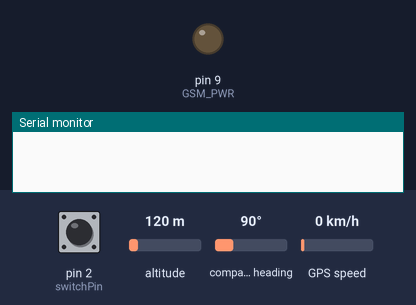
A sketch run on a simulated Arduino Uno, built with avr-gcc and run on an emulated ATmega328P. On the bench: output pins drawn as LEDs (lit = HIGH), the last lines printed to the serial monitor. The inputs (shaded band) are chosen by the test bench; at power-on: pin 2 (switchPin) LOW, altitude 120 m, compass heading 90°, GPS speed 0 km/h. The GPS gets a fix after 3 s at 37.7749, -122.4194 with 8 satellites; the modem accepts every AT command (registered, SIM ready, sends succeed) and sends nothing else.

Above: at 1.1 s.
At 8.2 s:
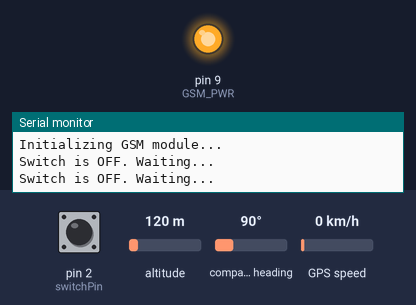
8.3 s: pin 2 (switchPin) pulled HIGH for 1.2 s
Timing chart, 0 to 11.3 s (numbered marks = the images above; inputs shaded):
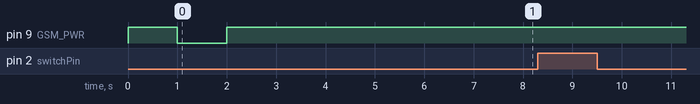

The sketch:

Locationtracker.ino.ino
```cpp
#include <SoftwareSerial.h>
#include <TinyGPS++.h>

// Define pins for GPS module
#define RXPin 4
#define TXPin 3

// Define pins for GSM module
#define GSM_RX 7
#define GSM_TX 8
#define GSM_PWR 9

// Define pin for the switch
#define switchPin 2

// Create instances of the software serial and GPS objects
SoftwareSerial gpsSerial(RXPin, TXPin);
SoftwareSerial gsmSerial(GSM_RX, GSM_TX);
TinyGPSPlus gps;

void setup() {
  // Initialize serial communication
  Serial.begin(9600);
  gpsSerial.begin(9600);
  gsmSerial.begin(9600);

  // Set pin modes
  pinMode(GSM_PWR, OUTPUT);
  pinMode(switchPin, INPUT);

  // Power on the GSM module
  digitalWrite(GSM_PWR, HIGH);
  delay(1000);
  digitalWrite(GSM_PWR, LOW);
  delay(1000);
  digitalWrite(GSM_PWR, HIGH);
  delay(2000);

  // Wait for GSM module to initialize
  Serial.println("Initializing GSM module...");
  gsmSerial.println("AT");
  delay(1000);
  gsmSerial.println("AT+CMGF=1"); // Set SMS mode to text
  delay(1000);
  gsmSerial.println("AT+CSCS=\"GSM\""); // Select TE character set
  delay(1000);
}

void loop() {
  if (digitalRead(switchPin) == HIGH) {
    Serial.println("Switch is ON. Tracking location...");
    while (gpsSerial.available() > 0) {
      if (gps.encode(gpsSerial.read())) {
        if (gps.location.isUpdated()) {
          float latitude = gps.location.lat();
          float longitude = gps.location.lng();
          sendSMS(latitude, longitude);
        }
      }
    }
  } else {
    Serial.println("Switch is OFF. Waiting...");
  }
  delay(1000);
}

void sendSMS(float latitude, float longitude) {
  char message[160];
  sprintf(message, "Location: https://maps.google.com/?q=%f,%f", latitude, longitude);

  // Replace with your phone number
  char phoneNumber[] = "+1234567890";

  gsmSerial.print("AT+CMGS=\"");
  gsmSerial.print(phoneNumber);
  gsmSerial.println("\"");
  delay(1000);
  gsmSerial.print(message);
  delay(100);
  gsmSerial.write(26); // Ctrl+Z ASCII code to send the SMS
  delay(1000);

  Serial.println("SMS sent:");
  Serial.println(message);
}
```
